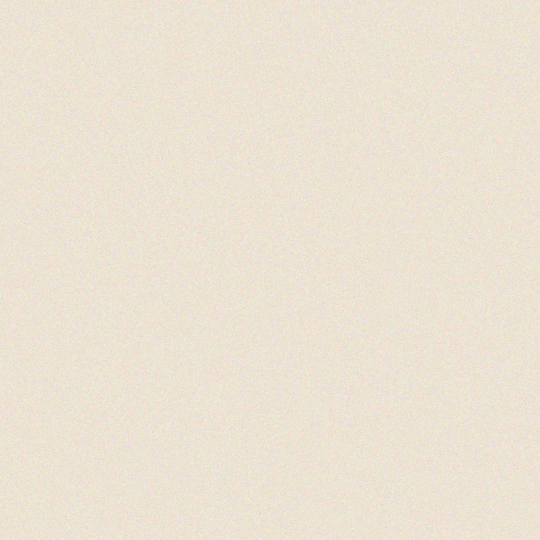
#> input picture raspberry_pi/content_engine/assets/generated/paper_v2_1080x1080_20261104.png, 1080 x 1080 px (shown at 1/2 size)
$ python -i halftone.py   (imports and definitions only)
#> lines starting #> are read from the running program, lines starting #| are printed output that depends on the picture
"""Black-and-white halftone ("dotted") picture filter.

A photo becomes round black dots of varying size on a white grid: big dots where the picture is
dark, tiny ones where it is light. It is the look of the reference images in inspiration/.

halftone_image() works on a Pillow image; halftone_png() reads a file and returns PNG bytes
(cached, so the editor's live preview does not redo the work on every keystroke).
"""

import io
import math
from collections import OrderedDict
from pathlib import Path
from typing import Optional, Tuple

import numpy as np
from PIL import Image, ImageOps

# The picture is processed at a fixed size so that "dot size" means the same thing for a phone
# snapshot and a 6000 px stock photo; the slide frame then scales it to fit.
WORK_LONG_SIDE = 1800
DEFAULT_DOT = 24          # distance between dot centres, in pixels of the 1800 px working size
MIN_DOT, MAX_DOT = 6, 60
DEFAULT_ANGLE = 0.0       # the reference has dots in straight rows; 45 gives the classic print screen
DEFAULT_CONTRAST = 1.15
_CACHE: "OrderedDict[tuple, bytes]" = OrderedDict()
_CACHE_MAX = 24


def clamp_dot(dot: Optional[float]) -> int:
    return int(max(MIN_DOT, min(MAX_DOT, dot if dot else DEFAULT_DOT)))


def _screen(gray: np.ndarray, dot: int) -> np.ndarray:
    """Ink coverage (0..1) of a dot screen laid over a grey picture (0 = black .. 255 = white)."""
    h, w = gray.shape
    rows, cols = math.ceil(h / dot), math.ceil(w / dot)
    padded = Image.fromarray(gray).resize((cols * dot, rows * dot), Image.BILINEAR)
    # one average brightness per cell, then a dot whose area follows how dark the cell is
    cells = np.asarray(padded.resize((cols, rows), Image.BOX), dtype=np.float32) / 255.0
    darkness = np.clip(1.0 - cells, 0.0, 1.0)
    radius = dot * 0.5 * np.sqrt(darkness) * 1.12            # a little over half a cell so the darkest dots merge
    radius_px = np.repeat(np.repeat(radius, dot, axis=0), dot, axis=1)
    yy, xx = np.mgrid[0:rows * dot, 0:cols * dot].astype(np.float32)
    dist = np.hypot((xx % dot) - (dot - 1) / 2.0, (yy % dot) - (dot - 1) / 2.0)
    coverage = np.clip(radius_px - dist + 0.5, 0.0, 1.0)       # one pixel of anti-aliasing at the dot edge
    return coverage[:h, :w]


def halftone_image(img: Image.Image, dot: Optional[float] = None, angle: Optional[float] = None,
                   contrast: float = DEFAULT_CONTRAST, ink: Tuple[int, int, int] = (0, 0, 0),
                   paper: Tuple[int, int, int] = (255, 255, 255)) -> Image.Image:
    """The picture as ink dots on paper. Transparent pixels become paper."""
    dot = clamp_dot(dot)
    angle = DEFAULT_ANGLE if angle is None else float(angle) % 90
    img = ImageOps.exif_transpose(img)
    if img.mode in ("RGBA", "LA", "P"):
        flat = Image.new("RGB", img.size, paper)
        rgba = img.convert("RGBA")
        flat.paste(rgba, mask=rgba.split()[3])
        img = flat
    gray = ImageOps.autocontrast(img.convert("L"), cutoff=1)
    if contrast != 1.0:
        lut = [int(max(0, min(255, (v - 128) * contrast + 128))) for v in range(256)]
        gray = gray.point(lut)
    scale = WORK_LONG_SIDE / max(gray.size)
    if scale < 1.0:
        gray = gray.resize((max(1, round(gray.width * scale)), max(1, round(gray.height * scale))), Image.LANCZOS)
    size = gray.size
    if angle:
        gray = gray.rotate(angle, resample=Image.BILINEAR, expand=True, fillcolor=255)
    cov = _screen(np.asarray(gray, dtype=np.uint8), dot)
    mask = Image.fromarray((cov * 255).astype(np.uint8), "L")
    if angle:
        mask = mask.rotate(-angle, resample=Image.BILINEAR, expand=True, fillcolor=0)
        left, top = (mask.width - size[0]) // 2, (mask.height - size[1]) // 2
        mask = mask.crop((left, top, left + size[0], top + size[1]))
    out = Image.new("RGB", size, paper)
    out.paste(Image.new("RGB", size, ink), mask=mask)
    return out


def halftone_png(path: Path, dot: Optional[float] = None, angle: Optional[float] = None,
                 contrast: float = DEFAULT_CONTRAST) -> bytes:
    """PNG bytes of the file as a halftone (cached on file, size, time and settings)."""
#> called with contrast = 1.15
    st = Path(path).stat()
    key = (str(path), st.st_mtime_ns, st.st_size, clamp_dot(dot), angle, contrast)
    hit = _CACHE.get(key)
    if hit is not None:
        _CACHE.move_to_end(key)
        return hit
    with Image.open(path) as im:
#> im is the input picture: PIL image 1080x1080 RGB; mean R, G, B 236, 226.3, 211.1
        im.load()
        out = halftone_image(im, dot, angle, contrast)
#> in halftone_image, `gray = ImageOps.autocontrast(img.convert("L"), cutoff=1)`:
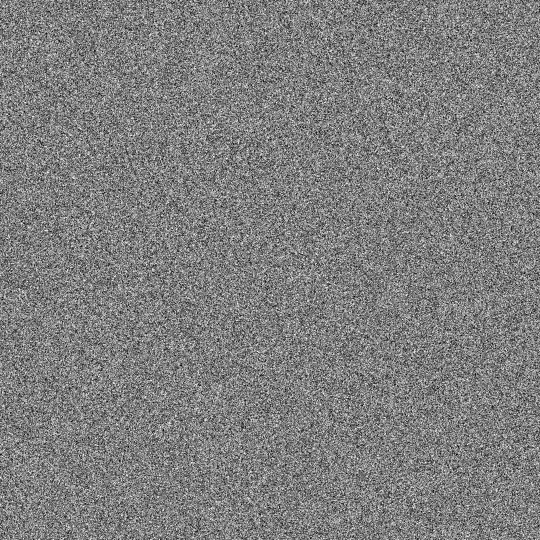
#> gray: PIL image 1080x1080 L (shown at 1/2 size); min 0, max 255, mean 126.6
#> in _screen, `cells = np.asarray(padded.resize((cols, rows), Image.BOX), dtype=np.fl..`:
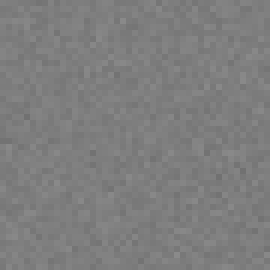
#> cells: shape (45, 45) float32 (shown 6 times larger); min 0.443, max 0.541, mean 0.494
#> in _screen, `radius = dot * 0.5 * np.sqrt(darkness) * 1.12`:
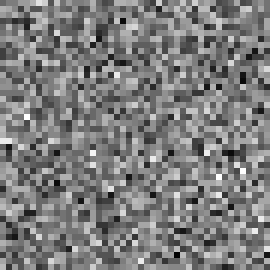
#> radius: shape (45, 45) float32 (shown 6 times larger); min 9.1, max 10.03, mean 9.56; drawn with min black and max white
#> in _screen, `radius_px = np.repeat(np.repeat(radius, dot, axis=0), dot, axis=1)`:
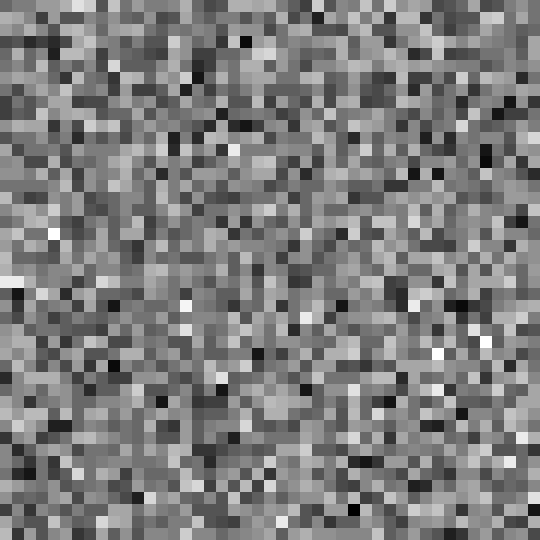
#> radius_px: shape (1080, 1080) float32 (shown at 1/2 size); min 9.1, max 10.03, mean 9.56; drawn with min black and max white
#> in _screen, `coverage = np.clip(radius_px - dist + 0.5, 0.0, 1.0)`:
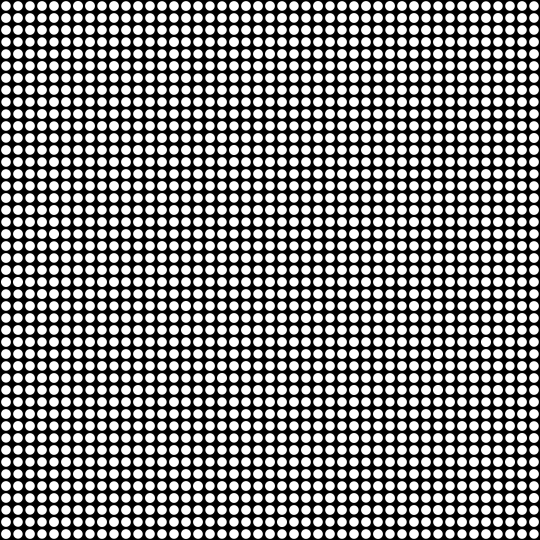
#> coverage: shape (1080, 1080) float32 (shown at 1/2 size); min 0, max 1, mean 0.499
#> in halftone_image, `out = Image.new("RGB", size, paper)`: out: PIL image 1080x1080 RGB; every value is 255
#> in halftone_image, `out.paste(Image.new("RGB", size, ink), mask=mask)`:
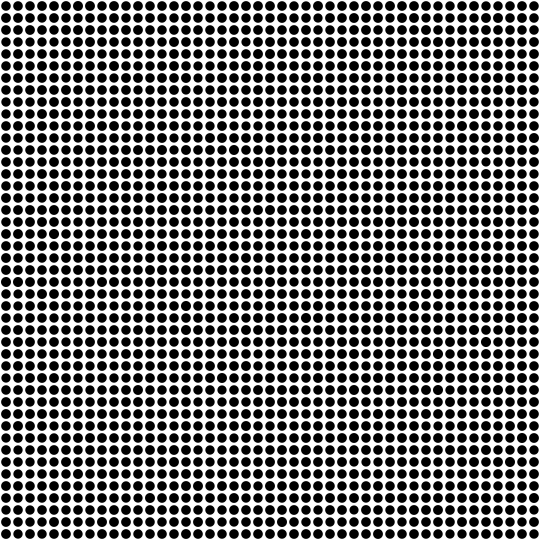
#> out: PIL image 1080x1080 RGB (shown at 1/2 size); min 0, max 255, mean 127.8
    buf = io.BytesIO()
    out.convert("L").save(buf, "PNG", optimize=True)         # black and white only, so one channel is enough
    data = buf.getvalue()
    _CACHE[key] = data
    while len(_CACHE) > _CACHE_MAX:
        _CACHE.popitem(last=False)
    return data

>>> result = halftone_png('../../../assets/generated/paper_v2_1080x1080_20261104.png')

$ run again, on raspberry_pi/content_engine/assets/generated/paper_v2_1080x1080_20261105.png
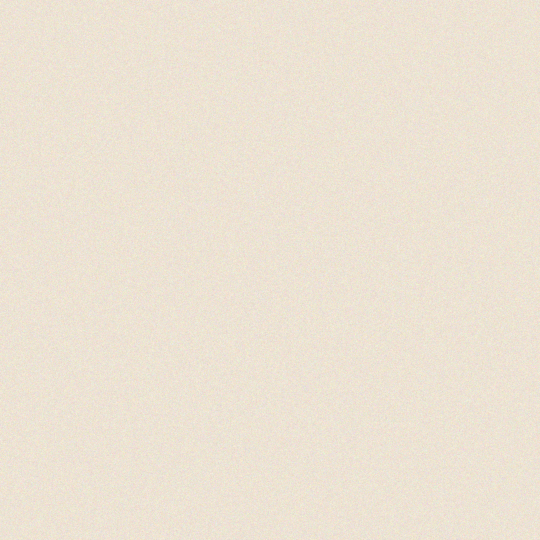
#> input picture raspberry_pi/content_engine/assets/generated/paper_v2_1080x1080_20261105.png, 1080 x 1080 px (shown at 1/2 size)
#> in halftone_png, im is the input picture: PIL image 1080x1080 RGB; mean R, G, B 235.9, 226.3, 211.1
#> in _screen, `coverage = np.clip(radius_px - dist + 0.5, 0.0, 1.0)`:
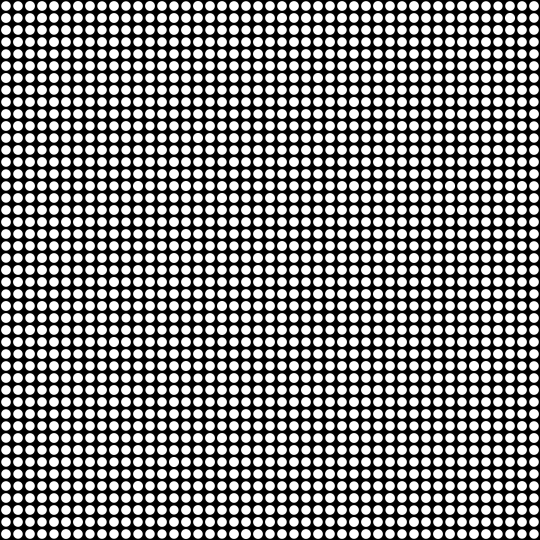
#> coverage: shape (1080, 1080) float32 (shown at 1/2 size); min 0, max 1, mean 0.5
#> in halftone_image, `out.paste(Image.new("RGB", size, ink), mask=mask)`:
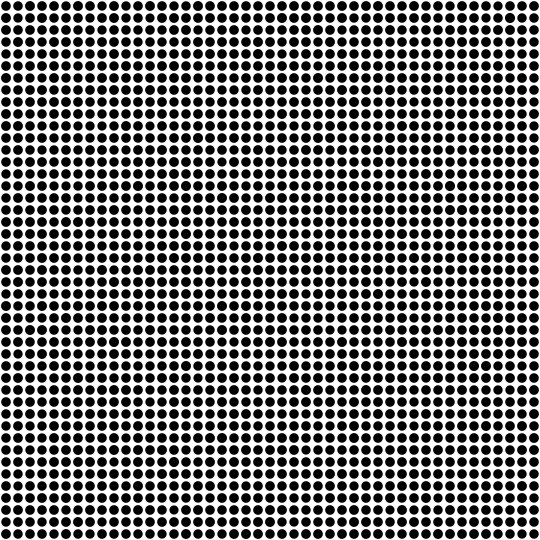
#> out: PIL image 1080x1080 RGB (shown at 1/2 size); min 0, max 255, mean 127.7

$ run again, on raspberry_pi/content_engine/assets/generated/paper_v2_1080x1350_20261105.png
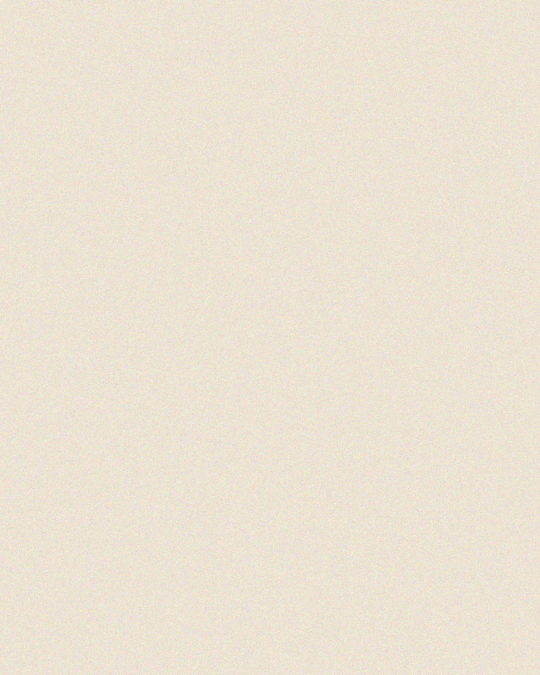
#> input picture raspberry_pi/content_engine/assets/generated/paper_v2_1080x1350_20261105.png, 1080 x 1350 px (shown at 1/2 size)
#> in halftone_png, im is the input picture: PIL image 1080x1350 RGB; mean R, G, B 235.9, 226.3, 211.1
#> in _screen, `return coverage[:h, :w]`:
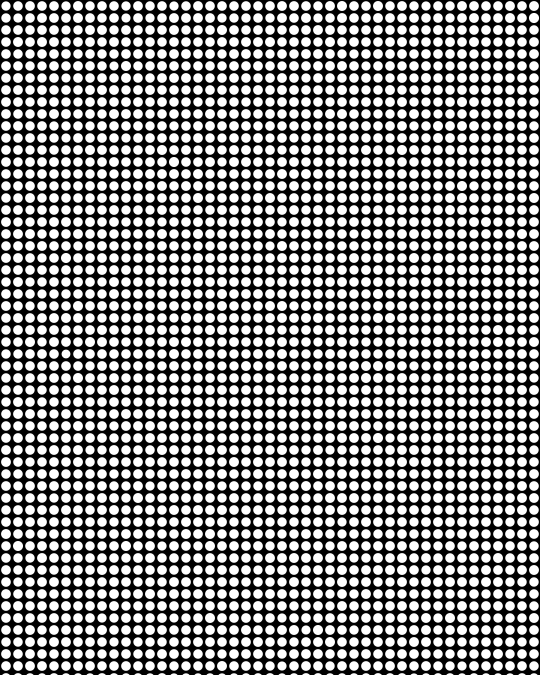
#> returned value: shape (1350, 1080) float32 (shown at 1/2 size); min 0, max 1, mean 0.498
#> in halftone_image, `out.paste(Image.new("RGB", size, ink), mask=mask)`:
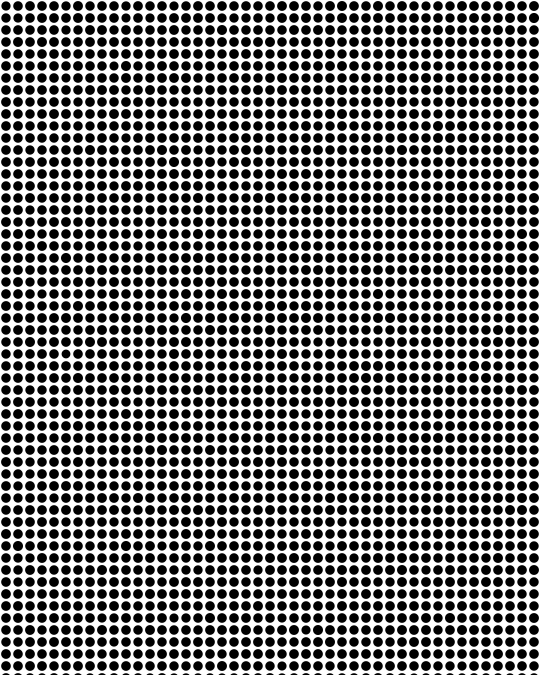
#> out: PIL image 1080x1350 RGB (shown at 1/2 size); min 0, max 255, mean 128

$ run again, on raspberry_pi/content_engine/assets/generated/paper_v2_1080x1350_20261107.png
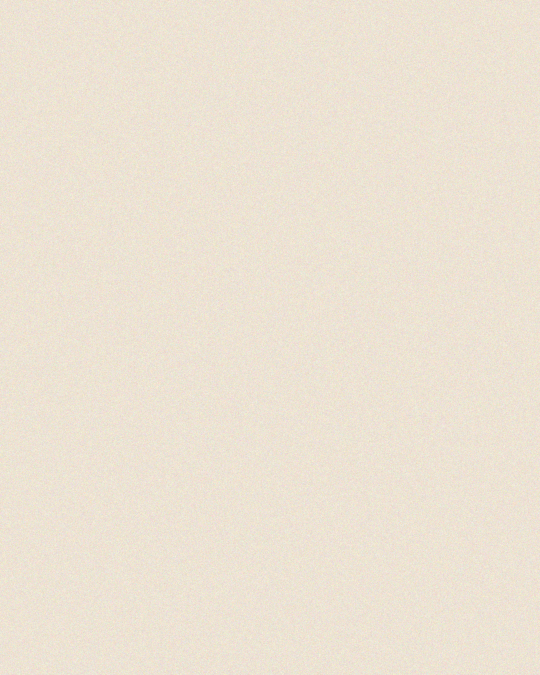
#> input picture raspberry_pi/content_engine/assets/generated/paper_v2_1080x1350_20261107.png, 1080 x 1350 px (shown at 1/2 size)
#> in halftone_png, im is the input picture: PIL image 1080x1350 RGB; mean R, G, B 236, 226.3, 211.1
#> in _screen, `return coverage[:h, :w]`:
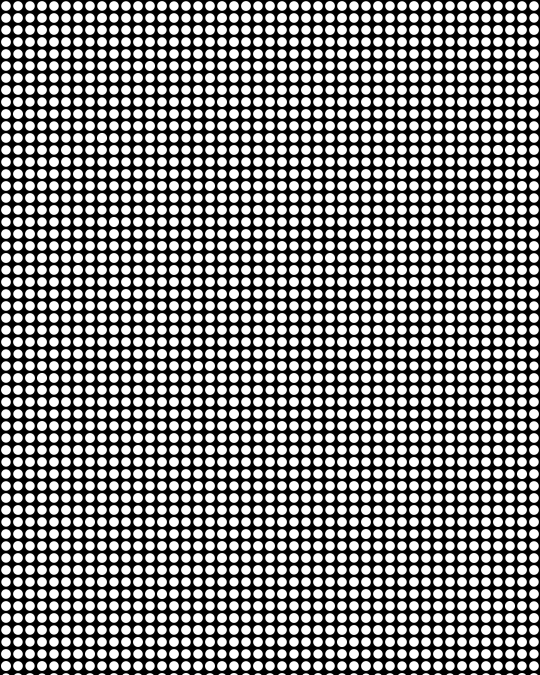
#> returned value: shape (1350, 1080) float32 (shown at 1/2 size); min 0, max 1, mean 0.498
#> in halftone_image, `out.paste(Image.new("RGB", size, ink), mask=mask)`:
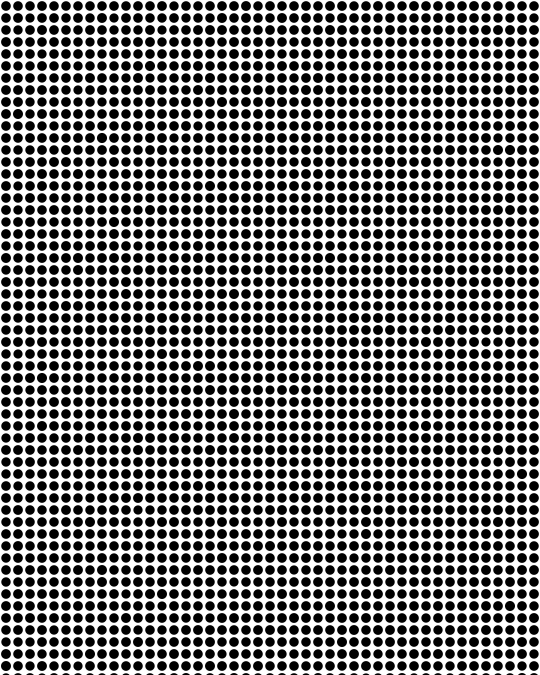
#> out: PIL image 1080x1350 RGB (shown at 1/2 size); min 0, max 255, mean 128
